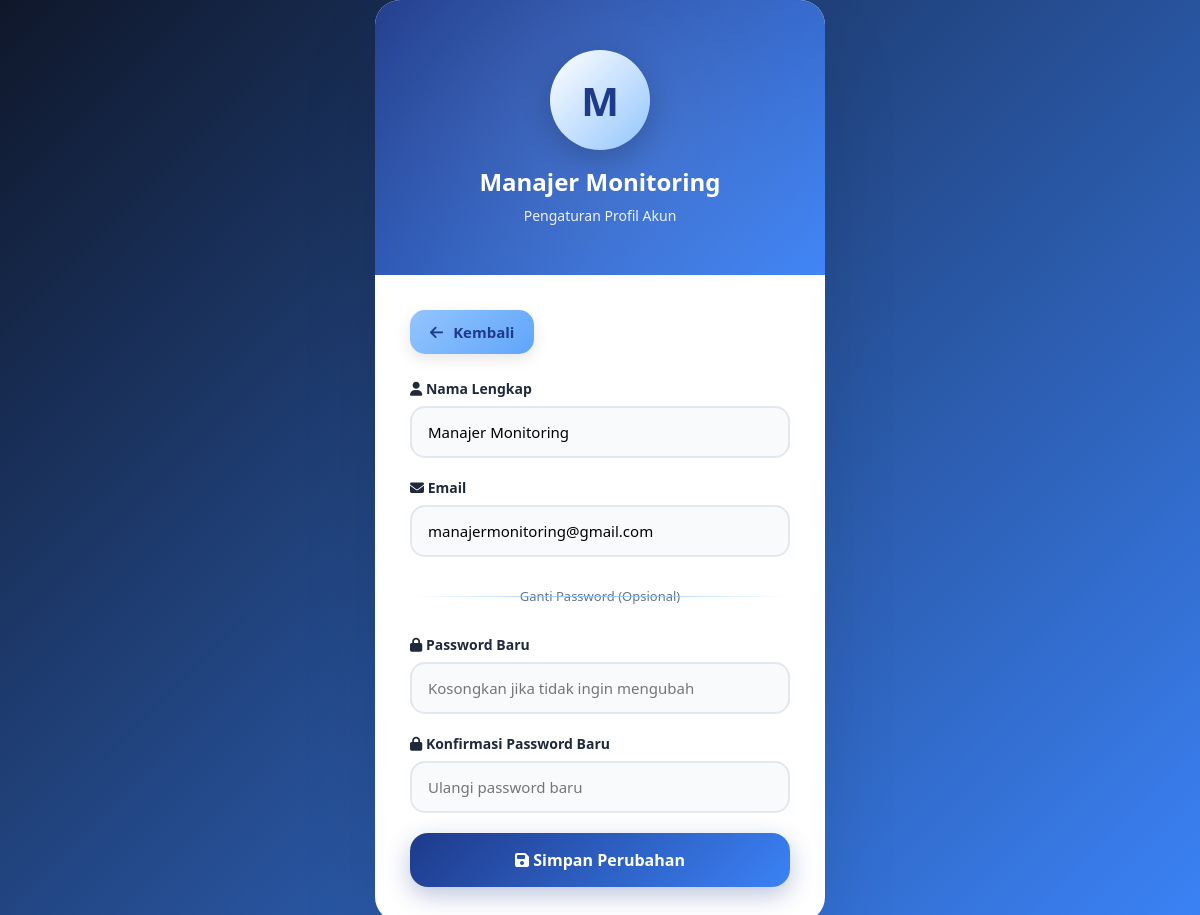
Screenshot of /tim_marketing/profil.php (signed in) with the database file from the repository.
### tables this page shows
CREATE TABLE `tb_user` (
  `id_user` int(11) NOT NULL AUTO_INCREMENT,
  `email` varchar(255) NOT NULL,
  `nama` varchar(255) NOT NULL,
  `password` varchar(255) NOT NULL,
  `role` varchar(255) NOT NULL,
  `status` varchar(255) NOT NULL,
  `email_verified` tinyint(1) DEFAULT 0,
  `verify_token` varchar(100) DEFAULT NULL,
  `reset_token` varchar(255) DEFAULT NULL,
  `reset_expire` datetime DEFAULT NULL,
  PRIMARY KEY (`id_user`)
);

### tim_marketing/profil.php (the view, shortened to what this page needs)
<?php
include "../koneksi.php";
$id_user = $_SESSION['user_id'];
$query = mysqli_query($koneksi, "SELECT * FROM tb_user WHERE id_user='$id_user'");
$user = mysqli_fetch_assoc($query);
?>
<!DOCTYPE html>
<html lang="id">
<head>
<link href="https://cdnjs.cloudflare.com/ajax/libs/font-awesome/6.5.1/css/all.min.css" rel="stylesheet">
</head>
<body>
<div class="card">
    <div class="card-header">
        <div class="avatar"><?= strtoupper(substr($user['nama'],0,1)) ?></div>
        <h2><?= $user['nama'] ?></h2>
        <p>Pengaturan Profil Akun</p>
    </div>
    <div class="card-body">
        <a href="../index.php" class="btn-back">
            <i class="fas fa-arrow-left"></i> Kembali
        </a>
        <form method="POST" action="update_profil.php">
            <div class="form-group">
                <label><i class="fas fa-user"></i> Nama Lengkap</label>
                <input type="text" name="nama" value="<?= $user['nama'] ?>" required>
            </div>
            <div class="form-group">
                <label><i class="fas fa-envelope"></i> Email</label>
                <input type="email" name="email" value="<?= $user['email'] ?>" required>
            </div>
            <div class="divider">Ganti Password (Opsional)</div>
            <div class="form-group">
                <label><i class="fas fa-lock"></i> Password Baru</label>
                <input type="password" name="password" placeholder="Kosongkan jika tidak ingin mengubah">
            </div>
            <div class="form-group">
                <label><i class="fas fa-lock"></i> Konfirmasi Password Baru</label>
                <input type="password" name="password2" placeholder="Ulangi password baru">
            </div>
            <button type="submit" name="simpan" class="btn-save">
                <i class="fas fa-save"></i> Simpan Perubahan
            </button>
        </form>
    </div>
</div>
</body>
</html>

### tim_marketing/profil.php (style rules this page uses)
:root { --dark-blue:#0f172a; --primary:#1e3a8a; --light:#3b82f6; --lighter:#60a5fa; --accent:#93c5fd; --white:#ffffff; --shadow: rgba(0, 0, 0, 0.1); --shadow-hover: rgba(0, 0, 0, 0.2); }
* { box-sizing:border-box; font-family:'Segoe UI',sans-serif; margin: 0; padding: 0; }
body { margin:0; min-height:100vh; background:linear-gradient(135deg, var(--dark-blue), var(--light)); display:flex; justify-content:center; align-items:center; overflow-x: hidden; animation: fadeIn 1s ease-in-out; }
.card { width:450px; background:var(--white); border-radius:25px; overflow:hidden; box-shadow:0 40px 80px var(--shadow); position: relative; animation: slideUp 0.8s ease-out; transition: transform 0.3s ease, box-shadow 0.3s ease; }
.card-header { background:linear-gradient(135deg, var(--primary), var(--light)); padding:50px 30px; text-align:center; color:var(--white); position: relative; overflow: hidden; }
.card-header::before { content: ''; position: absolute; top: -50%; left: -50%; width: 200%; height: 200%; background: radial-gradient(circle, rgba(255,255,255,0.1) 0%, transparent 70%); animation: shimmer 3s infinite; }
.avatar { width:100px; height:100px; border-radius:50%; background:linear-gradient(135deg, var(--white), var(--accent)); color:var(--primary); font-size:40px; font-weight:700; display:flex; align-items:center; justify-content:center; margin:0 auto 15px; box-shadow: 0 10px 30px rgba(0,0,0,0.2); animation: bounceIn 1s ease-out; position: relative; z-index: 1; }
.card-header h2 { margin:0; font-size:24px; font-weight: 600; position: relative; z-index: 1; }
.card-header p { margin-top:8px; font-size:14px; opacity:0.9; position: relative; z-index: 1; }
.card-body { padding:35px; position: relative; }
.btn-back { display:inline-flex; align-items:center; gap:10px; padding:12px 20px; border-radius:15px; font-size:15px; font-weight:600; color:var(--primary); background:linear-gradient(135deg, var(--accent), var(--lighter)); text-decoration:none; margin-bottom:25px; transition: all 0.3s ease; box-shadow: 0 5px 15px rgba(0,0,0,0.1); animation: fadeInUp 0.6s ease-out 0.2s both; }
.form-group { display:flex; flex-direction:column; margin-bottom:20px; animation: fadeInUp 0.6s ease-out 0.3s both; }
.form-group:nth-child(2) { animation-delay: 0.4s; }
.form-group:nth-child(4) { animation-delay: 0.6s; }
.form-group:nth-child(5) { animation-delay: 0.7s; }
.form-group label { font-size:14px; font-weight:600; margin-bottom:8px; color:#1e293b; }
.form-group input { padding:14px 16px; border-radius:15px; border:2px solid #e2e8f0; font-size:15px; outline:none; transition: all 0.3s ease; background: #f8fafc; }
.divider { text-align:center; font-size:13px; color:#64748b; margin:30px 0; position: relative; animation: fadeInUp 0.6s ease-out 0.8s both; }
.divider::before { content: ''; position: absolute; top: 50%; left: 0; right: 0; height: 1px; background: linear-gradient(to right, transparent, var(--accent), transparent); }
.btn-save { width:100%; padding:16px; border:none; border-radius:18px; background:linear-gradient(135deg, var(--primary), var(--light)); color:var(--white); font-size:16px; font-weight:600; cursor:pointer; transition: all 0.3s ease; box-shadow: 0 8px 25px rgba(30,58,138,0.3); animation: fadeInUp 0.6s ease-out 0.9s both; position: relative; overflow: hidden; }
.btn-save::before { content: ''; position: absolute; top: 0; left: -100%; width: 100%; height: 100%; background: linear-gradient(90deg, transparent, rgba(255,255,255,0.2), transparent); transition: left 0.5s; }

### rows the page displays
tb_user: nama "M", nama "Manajer Monitoring", email "manajermonitoring@gmail.com"
